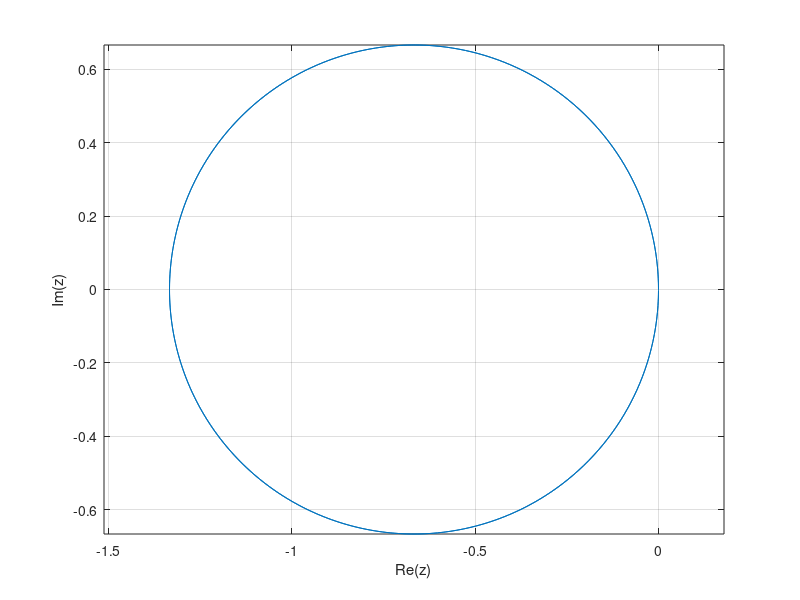

The MATLAB script that drew this image:
theta = 0:0.01:2*pi;

z=(2.*exp(2i.*theta)-2)./(exp(1i.*theta)+3);

plot(real(z),imag(z));
axis equal;
grid on;
xlabel("Re(z)");
ylabel("Im(z)");
